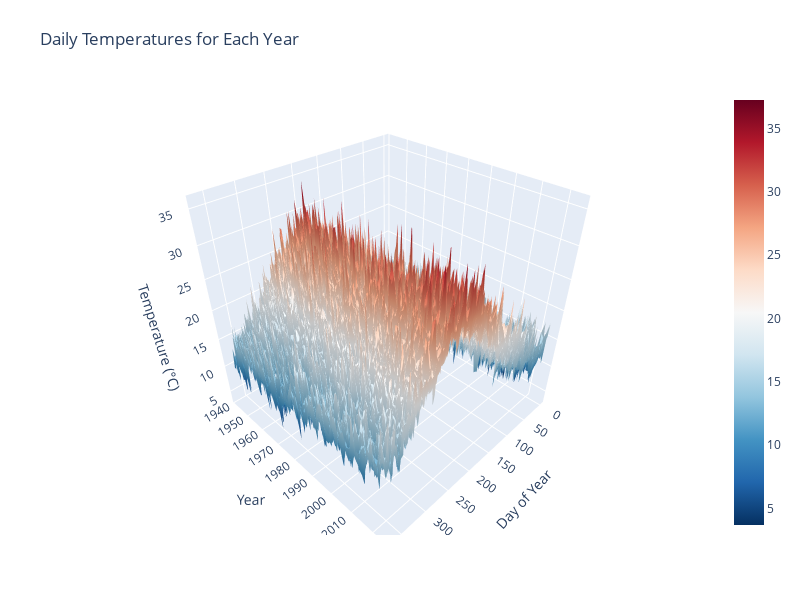

Here is the notebook cell this chart was saved with:
### Code cell
# Prepare the grid for plotting
x = np.arange(1, temperature_matrix.shape[1] + 1)  # Days of the year
y = np.arange(temperature_matrix.index.min(), temperature_matrix.index.max() + 1)  # Years
x, y = np.meshgrid(x, y)
z = temperature_matrix.values  # Temperatures

custom_colorscale = [
    [0, 'blue'],   # cold
    [0.5, 'white'],  # neutral
    [1, 'red']    # hot
]

# Create the 3D surface plot
fig = go.Figure(data=[go.Surface(z=z, x=x, y=y, colorscale='RdBu_r')])

# Update plot layout
fig.update_layout(title='Daily Temperatures for Each Year',
                  scene=dict(
                      xaxis_title='Day of Year',
                      yaxis_title='Year',
                      zaxis_title='Temperature (°C)'),
                  autosize=False,
                  width=800,
                  height=600,
                  margin=dict(l=65, r=50, b=65, t=90))

# Show the plot
fig.show()

### Figure 1 — Plotly figure (JSON) as saved in the notebook; plotly's stock layout.template omitted (floating-point values rounded to 4 significant figures; data arrays with more than 128 entries replaced by an {"elided": "..."} marker saying what was removed)
{"data": [{"colorscale": [[0, "rgb(5,48,97)"], [0.1, "rgb(33,102,172)"], [0.2, "rgb(67,147,195)"], [0.3, "rgb(146,197,222)"], [0.4, "rgb(209,229,240)"], [0.5, "rgb(247,247,247)"], [0.6, "rgb(253,219,199)"], [0.7, "rgb(244,165,130)"], [0.8, "rgb(214,96,77)"], [0.9, "rgb(178,24,43)"], [1, "rgb(103,0,31)"]], "type": "surface", "x": {"elided": "83x366 int values"}, "y": {"elided": "83x366 int values"}, "z": {"elided": "83x366 float values"}}], "layout": {"autosize": false, "height": 600, "margin": {"b": 65, "l": 65, "r": 50, "t": 90}, "scene": {"xaxis": {"title": {"text": "Day of Year"}}, "yaxis": {"title": {"text": "Year"}}, "zaxis": {"title": {"text": "Temperature (°C)"}}}, "title": {"text": "Daily Temperatures for Each Year"}, "width": 800}}
